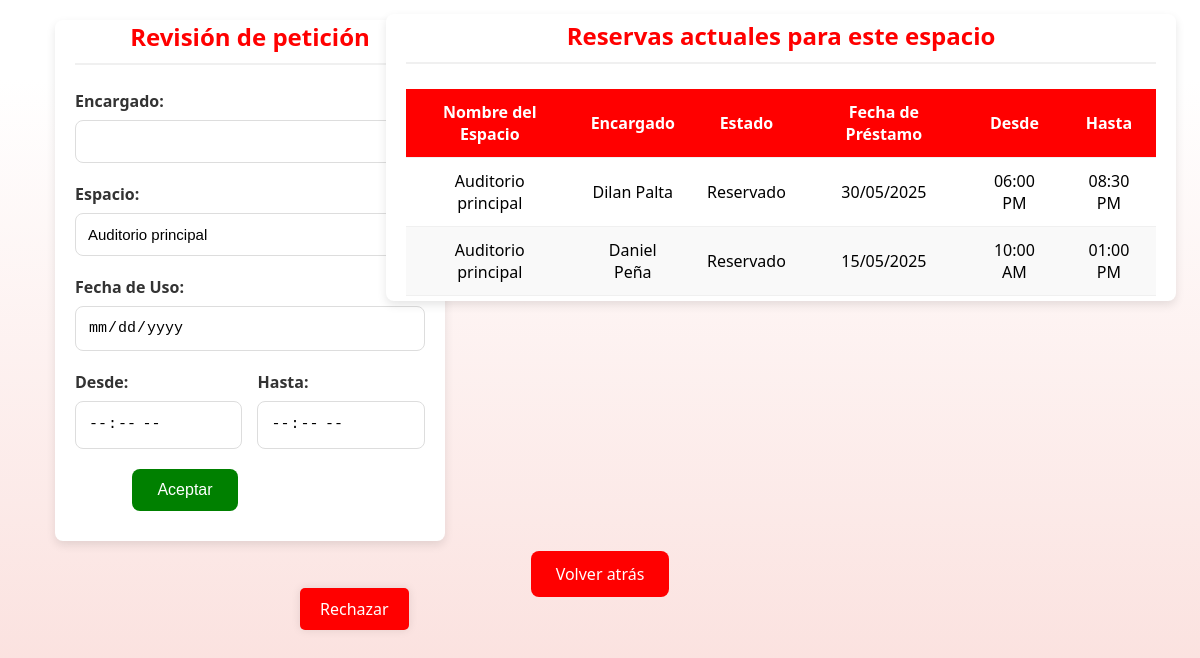
Screenshot of /ADMINISTRADOR/asignar_espacio.php?nom_espacio=Auditorio principal with the database file from the repository.
### tables this page shows
CREATE TABLE IF NOT EXISTS `prestamos_espacios` (
  `id_prestamo_espacio` int NOT NULL AUTO_INCREMENT,
  `espacio` varchar(255) NOT NULL,
  `nom_persona` varchar(255) NOT NULL,
  `estado` enum('Reservado','Terminado','Cancelado') NOT NULL,
  `dia_prestamo` datetime DEFAULT CURRENT_TIMESTAMP,
  `fecha_entrega` date NOT NULL,
  `desde` time NOT NULL,
  `hasta` time NOT NULL,
  `fecha_devolucion` datetime NOT NULL,
  PRIMARY KEY (`id_prestamo_espacio`)
);

### ADMINISTRADOR/asignar_espacio.php (the view, shortened to what this page needs)
<?php
$conexion = new mysqli("localhost", "root", "", "basededatos");
$id = isset($_GET['id']) ? $_GET['id'] : '';
$pide = isset($_GET['pide']) ? $_GET['pide'] : '';
$nom_espacio = isset($_GET['nom_espacio']) ? $_GET['nom_espacio'] : '';
$hora_entrega = isset($_GET['hora_entrega']) ? $_GET['hora_entrega'] : '';
$hora_regreso = isset($_GET['hora_regreso']) ? $_GET['hora_regreso'] : '';
$fecha_entrega = isset($_GET['fecha_entrega']) ? $_GET['fecha_entrega'] : '';
?>
    <!DOCTYPE html>
    <html lang="es">
    <head>
    </head>
    <body>
        <div class="panel-box">
            <form id="asignarInsumoForm" method="POST" action="procesar_asignacion_espacio.php">
                <h2>Revisión de petición</h2>
                <div>
                    <label for="Nombre_trabajador">Encargado:</label>
                    <input readonly type="text" id="Nombre_trabajador" name="Nombre_trabajador" value="<?php echo htmlspecialchars($pide); ?>" required>
                </div>
                <div>
                    <label for="nom_espacio">Espacio:</label>
                    <input readonly type="text" id="nom_espacio" name="nom_espacio" value="<?php echo htmlspecialchars($nom_espacio); ?>" required>
                </div>
                <div>
                    <label for="fecha_entrega">Fecha de Uso:</label>
                    <input readonly type="date" id="fecha_entrega" name="fecha_entrega" value="<?php echo htmlspecialchars($fecha_entrega); ?>">
                </div>
                <div class="time-inputs-container">
                    <div class="time-input">
                        <label for="desde">Desde:</label>
                        <input readonly type="time" id="desde" name="desde" value="<?php echo htmlspecialchars($hora_entrega); ?>">
                    </div>
                    <div class="time-input">
                        <label for="hasta">Hasta:</label>
                        <input readonly type="time" id="hasta" name="hasta" value="<?php echo htmlspecialchars($hora_regreso); ?>">
                    </div>
                </div>
                <div class="button-container">
                    <input style="background: green; margin-right: 135px;" class="btno" type="submit" name="editar" value="Aceptar">
                    <a title="Rechazar" class="btno2 eliminar-btn" href="rechazarPeticionInsumo.php?id=<?php echo $id; ?>">
                        Rechazar
                    </a>
                </div>
            </form>
        </div>
        <div class="navigation-buttons">
            <a class="custom-button4" href="verificarPeticionesEspacios.php">Volver atrás</a>
        </div>
        <div class="table-container" style="width: 90%; max-width: 750px; margin: 30px auto;">
            <h2>Reservas actuales para este espacio</h2>
            <?php
            $registros_por_pagina = 5;
            $pagina_actual = isset($_GET['pagina']) ? (int)$_GET['pagina'] : 1;
            $offset = ($pagina_actual - 1) * $registros_por_pagina;
            $sql = "SELECT espacio, nom_persona, estado, fecha_entrega, desde, hasta
                    FROM prestamos_espacios
                    WHERE estado = 'Reservado' AND espacio = ?
                    ORDER BY fecha_entrega DESC, desde ASC
                    LIMIT ? OFFSET ?";
            $stmt = $conexion->prepare($sql);
            $stmt->bind_param("sii", $nom_espacio, $registros_por_pagina, $offset);
            $stmt->execute();
            $resultado_tabla = $stmt->get_result();
            if ($resultado_tabla->num_rows > 0):
            ?>
                <table class="reservations-table">
                    <thead>
                        <tr>
                            <th>Nombre del Espacio</th>
                            <th>Encargado</th>
                            <th>Estado</th>
                            <th>Fecha de Préstamo</th>
                            <th>Desde</th>
                            <th>Hasta</th>
                        </tr>
                    </thead>
                    <tbody>
                        <?php while ($fila = $resultado_tabla->fetch_assoc()): ?>
                            <tr>
                                <td><?php echo htmlspecialchars($fila['espacio']); ?></td>
                                <td><?php echo htmlspecialchars($fila['nom_persona']); ?></td>
                                <td><?php echo htmlspecialchars($fila['estado']); ?></td>
                                <td><?php
                                    $fecha = new DateTime($fila['fecha_entrega']);
                                    echo htmlspecialchars($fecha->format('d/m/Y'));
                                    ?></td>
                                <td><?php
                                    $hora_desde = new DateTime($fila['desde']);
                                    echo htmlspecialchars($hora_desde->format('h:i A'));
                                    ?></td>
                                <td><?php
                                    $hora_hasta = new DateTime($fila['hasta']);
                                    echo htmlspecialchars($hora_hasta->format('h:i A'));
                                    ?></td>
                            </tr>
                        <?php endwhile; ?>
                    </tbody>
                </table>
            <?php else: ?>
                <div style="text-align: center; padding: 20px;">
                    <p>No hay reservas actuales para este espacio.</p>
                </div>
            <?php
            endif;
            ?>
        </div>
    </body>
    </html>

### ADMINISTRADOR/asignar_espacio.php (style rules this page uses)
:root { --primary-color: #ff0000; --primary-hover: #D62828; --background-gradient: linear-gradient(to bottom, white 10%, #FADBD8); --box-shadow: 0 4px 10px rgba(0, 0, 0, 0.1); --border-radius: 8px; }
html, body { margin: 0; padding: 0; height: 100%; font-family: 'Segoe UI', Arial, sans-serif; background: var(--background-gradient); display: flex; flex-direction: column; align-items: center; }
.panel-box { width: 350px; margin-top: 20px; margin-left: -700px; padding: 20px; background-color: #fff; border-radius: var(--border-radius); box-shadow: var(--box-shadow); }
h2 { text-align: center; color: var(--primary-color); margin-top: -20px; margin-bottom: 25px; padding-bottom: 10px; border-bottom: 2px solid #f0f0f0; }
form div { margin-bottom: 20px; }
label { display: block; margin-bottom: 8px; font-weight: 600; color: #333; }
input[type="text"], input[type="date"], input[type="time"], select { width: 100%; padding: 12px; border: 1px solid #ddd; border-radius: var(--border-radius); font-size: 15px; box-sizing: border-box; transition: border-color 0.3s; }
.button-container { display: flex; justify-content: center; margin-top: 30px; }
.btn, .btno, .custom-button4 { display: inline-block; padding: 12px 25px; background-color: var(--primary-color); color: #FFF; text-decoration: none; border-radius: var(--border-radius); font-size: 16px; border: none; cursor: pointer; transition: background-color 0.3s, transform 0.2s; margin: -10px 5px; text-align: center; }
.navigation-buttons { display: flex; justify-content: center; margin-top: 20px; margin-bottom: 40px; }
.time-inputs-container { display: flex; justify-content: space-between; gap: 15px; margin-bottom: 20px; }
.time-input { flex: 1; margin-bottom: 0; }
.time-input input { width: 100%; }
.btno2 { display: inline-block; padding: 10px 20px; background-color: #ff0000; color: #FFF; text-decoration: none; border-radius: 5px; font-size: 16px; position: absolute; top: 73.5%; left: 25%; transition: background-color 0.3s, transform 0.2s; box-shadow: 0 0 10px rgba(0, 0, 0, 0.1); border-color: transparent; }
.table-container { background-color: white; border-radius: var(--border-radius); box-shadow: var(--box-shadow); padding: 5px 20px; overflow: hidden; position: absolute; top: -2%; right: 2%; }
.table-container h2 { margin-top: 0; }
.reservations-table { width: 100%; border-collapse: collapse; }
.reservations-table th, .reservations-table td { padding: 12px 15px; text-align: center; border-bottom: 1px solid #f0f0f0; }
.reservations-table th { background-color: var(--primary-color); color: white; font-weight: 600; }
.reservations-table tr:nth-child(even) { background-color: #f9f9f9; }

### rows the page displays
prestamos_espacios: espacio "Auditorio principal", nom_persona "Dilan Palta", estado "Reservado", fecha_entrega "30/05/2025", desde "06:00 PM", hasta "08:30 PM"
prestamos_espacios: espacio "Auditorio principal", nom_persona "Daniel Peña", estado "Reservado", fecha_entrega "15/05/2025", desde "10:00 AM", hasta "01:00 PM"
